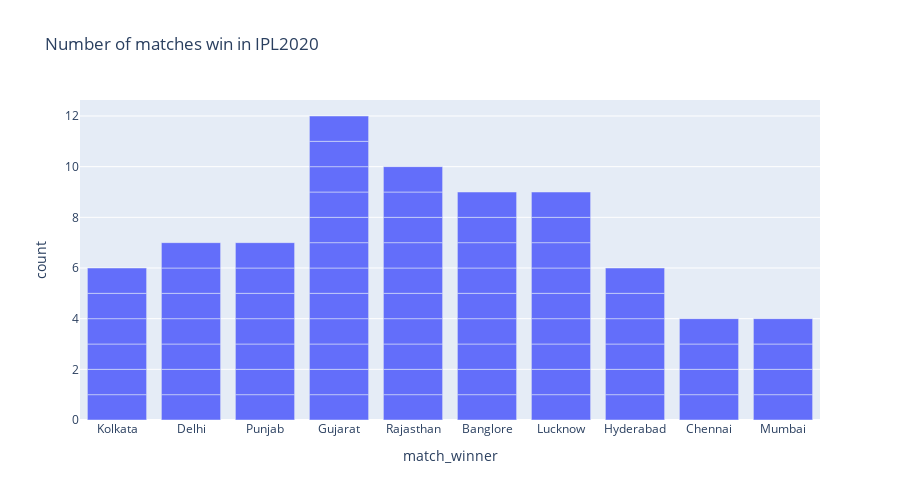

The notebook cell this image was saved under:
### Markdown cell above
# Number of Matches win by each Team in IPL_2022

### Code cell
fig= px.bar(data, x= data["match_winner"], title= "Number of matches win in IPL2020", height=500)
fig.show()

### Figure 1 — Plotly figure (JSON) as saved in the notebook; plotly's stock layout.template omitted (floating-point values rounded to 4 significant figures)
{"data": [{"alignmentgroup": "True", "hovertemplate": "match_winner=%{x}<br>count=%{y}<extra></extra>", "legendgroup": "", "marker": {"color": "#636efa", "pattern": {"shape": ""}}, "name": "", "offsetgroup": "", "orientation": "v", "showlegend": false, "textposition": "auto", "type": "bar", "x": ["Kolkata", "Delhi", "Punjab", "Gujarat", "Rajasthan", "Banglore", "Lucknow", "Kolkata", "Rajasthan", "Gujarat", "Punjab", "Lucknow", "Banglore", "Kolkata", "Lucknow", "Gujarat", "Hyderabad", "Banglore", "Delhi", "Rajasthan", "Hyderabad", "Chennai", "Punjab", "Gujarat", "Hyderabad", "Lucknow", "Banglore", "Hyderabad", "Gujarat", "Rajasthan", "Banglore", "Delhi", "Chennai", "Rajasthan", "Gujarat", "Hyderabad", "Lucknow", "Punjab", "Rajasthan", "Gujarat", "Delhi", "Lucknow", "Gujarat", "Mumbai", "Lucknow", "Chennai", "Kolkata", "Punjab", "Banglore", "Delhi", "Mumbai", "Rajasthan", "Lucknow", "Banglore", "Chennai", "Kolkata", "Gujarat", "Delhi", "Mumbai", "Punjab", "Kolkata", "Gujarat", "Rajasthan", "Delhi", "Hyderabad", "Lucknow", "Banglore", "Rajasthan", "Mumbai", "Punjab", "Gujarat", "Banglore", "Rajasthan", "Gujarat"], "xaxis": "x", "y": [1, 1, 1, 1, 1, 1, 1, 1, 1, 1, 1, 1, 1, 1, 1, 1, 1, 1, 1, 1, 1, 1, 1, 1, 1, 1, 1, 1, 1, 1, 1, 1, 1, 1, 1, 1, 1, 1, 1, 1, 1, 1, 1, 1, 1, 1, 1, 1, 1, 1, 1, 1, 1, 1, 1, 1, 1, 1, 1, 1, 1, 1, 1, 1, 1, 1, 1, 1, 1, 1, 1, 1, 1, 1], "yaxis": "y"}], "layout": {"barmode": "relative", "height": 500, "legend": {"tracegroupgap": 0}, "title": {"text": "Number of matches win in IPL2020"}, "xaxis": {"anchor": "y", "domain": [0, 1], "title": {"text": "match_winner"}}, "yaxis": {"anchor": "x", "domain": [0, 1], "title": {"text": "count"}}}}
